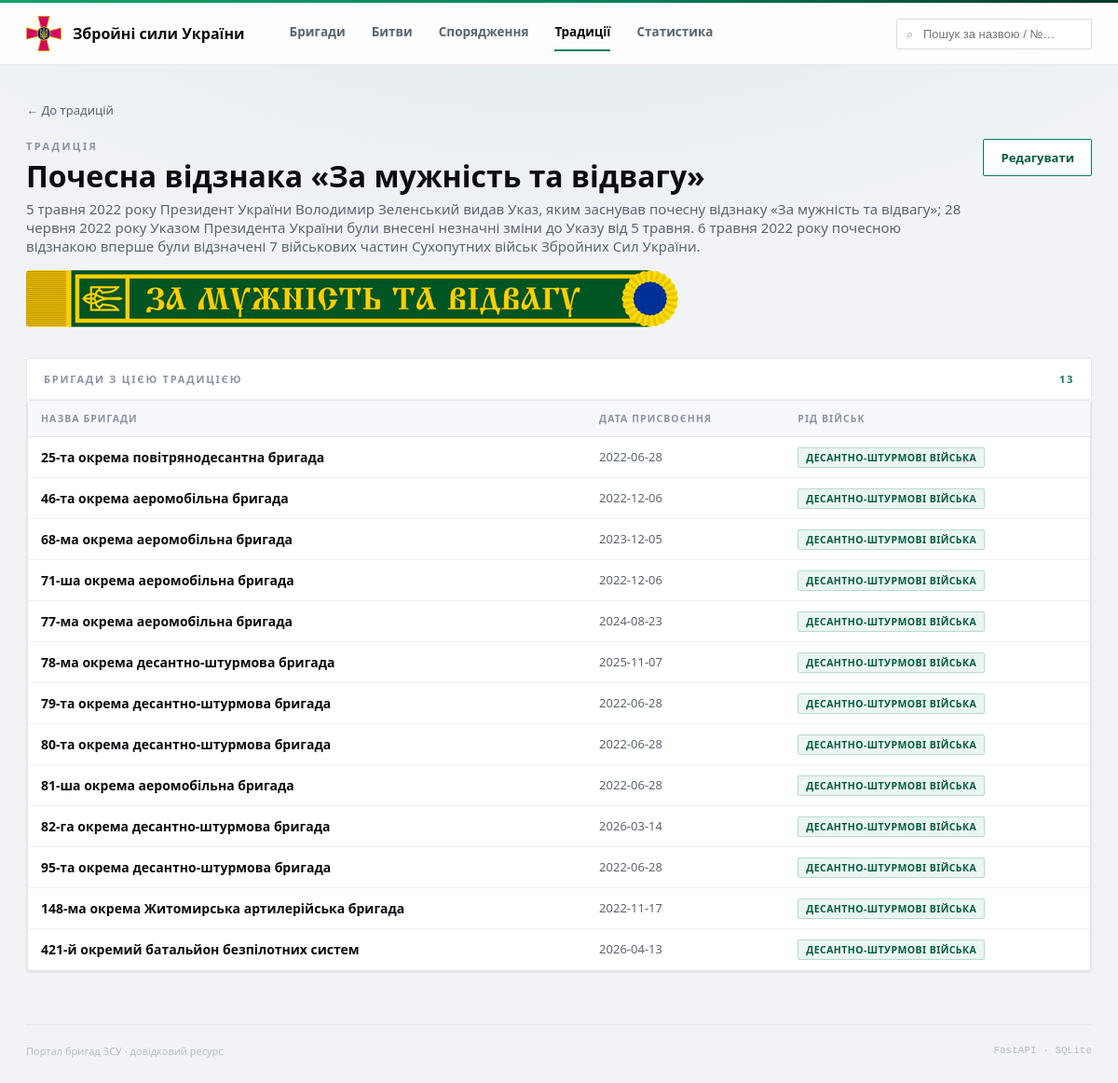
Page /traditions/1 on the earlier database version.
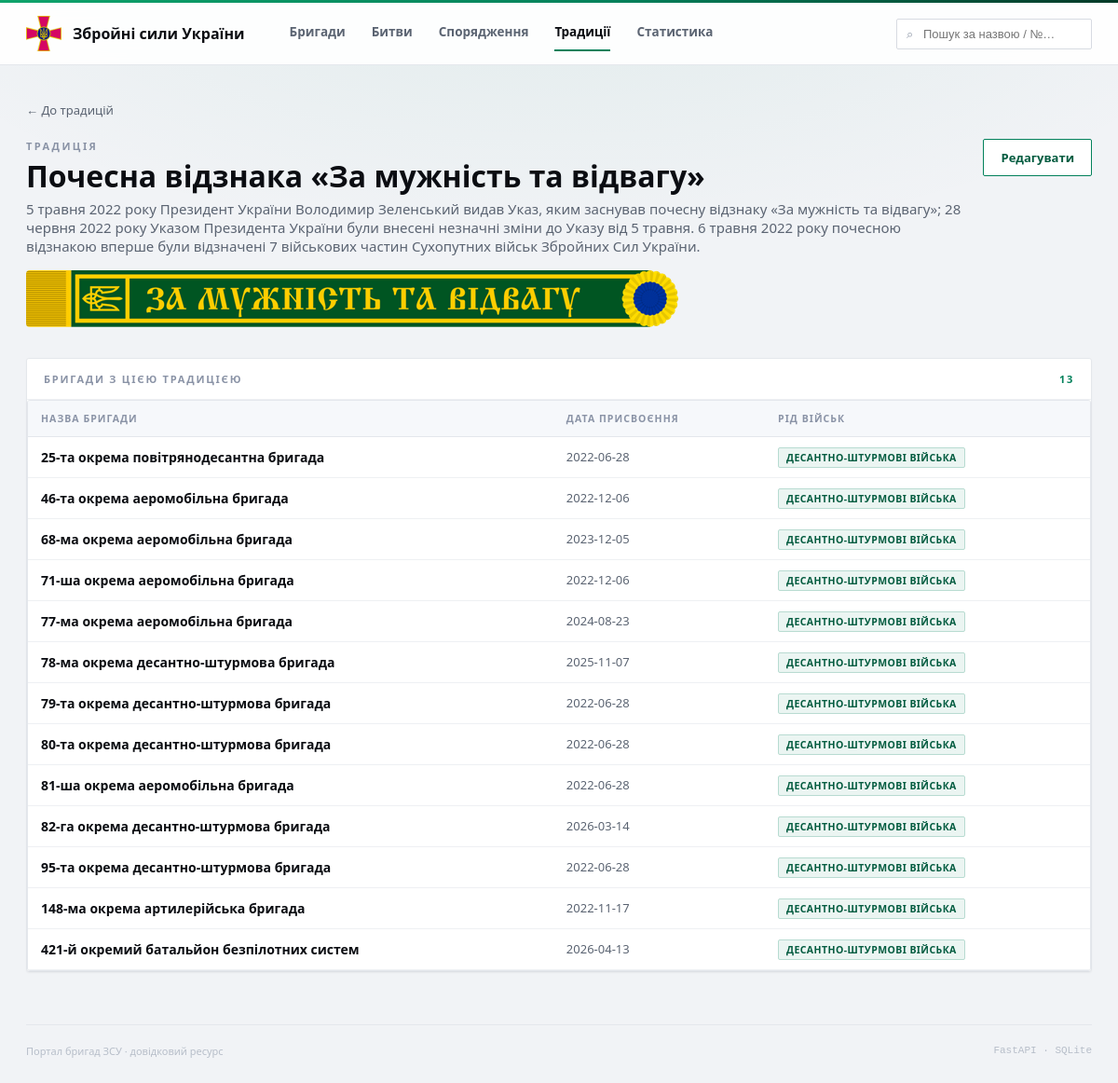
Same page on the later database version.
### tables this page shows
CREATE TABLE brigade_traditions (
    brigade_id      INTEGER NOT NULL REFERENCES brigades (brigade_id),
    tradition_id    INTEGER NOT NULL REFERENCES traditions (tradition_id),
    date_assigned   DATE,
    created_at      TIMESTAMP NOT NULL DEFAULT CURRENT_TIMESTAMP, unit_name TEXT, photo TEXT,
    PRIMARY KEY (brigade_id, tradition_id)
);

CREATE TABLE brigades (
    brigade_id               INTEGER PRIMARY KEY,
    name                     TEXT NOT NULL,
    description              TEXT,
    military_branch_id       INTEGER REFERENCES military_branches (branch_id),
    corps_id                 INTEGER REFERENCES army_corps (corps_id),
    territorial_command_id   INTEGER REFERENCES territorial_commands (command_id),
    troop_type_id            INTEGER REFERENCES troop_types (type_id),
    formed_date              DATE,
    flag_date                DATE,
    location_id              INTEGER REFERENCES locations (location_id),
    emblem_file              TEXT,
    created_at               TIMESTAMP NOT NULL DEFAULT CURRENT_TIMESTAMP,
    updated_at               TIMESTAMP NOT NULL DEFAULT CURRENT_TIMESTAMP,
    CHECK (formed_date IS NULL OR flag_date IS NULL OR formed_date <= flag_date)
);

CREATE TABLE military_branches (
    branch_id      INTEGER PRIMARY KEY,
    branch_name    TEXT NOT NULL UNIQUE,
    created_at     TIMESTAMP NOT NULL DEFAULT CURRENT_TIMESTAMP,
    updated_at     TIMESTAMP NOT NULL DEFAULT CURRENT_TIMESTAMP
);

### app/routers/traditions.py (the view)
@router.get("/{tradition_id}")
def tradition_detail(tradition_id: int, request: Request, db: sqlite3.Connection = Depends(get_db)):
    tradition = db.execute(
        "SELECT * FROM traditions WHERE tradition_id = ?", (tradition_id,)
    ).fetchone()
    brigades = db.execute(
        """SELECT b.brigade_id, b.name, mb.branch_name, ac.corps_name,
                  bt.date_assigned, bt.unit_name
           FROM brigade_traditions bt
           JOIN brigades b ON bt.brigade_id = b.brigade_id
           LEFT JOIN military_branches mb ON b.military_branch_id = mb.branch_id
           LEFT JOIN army_corps ac ON b.corps_id = ac.corps_id
           WHERE bt.tradition_id = ?
           ORDER BY CAST(b.name AS INTEGER), b.name""",
        (tradition_id,),
    ).fetchall()
    return templates.TemplateResponse(
        request,
        "tradition_detail.html",
        {"tradition": tradition, "brigades": brigades},
    )

### app/templates/tradition_detail.html (shortened to what this page needs)
{% extends "base.html" %}
{% block content %}
<a class="back-link" href="/traditions">← До традицій</a>
<div class="detail-head">
  <div class="detail-head__main">
    <div class="detail-eyebrow">Традиція</div>
    <h1>{{ tradition.title }}</h1>
    {% if tradition.description %}<div class="sub" style="margin-top:8px">{{ tradition.description }}</div>{% endif %}
    {% if tradition.photo %}
      <div style="margin-top:16px">
        <img src="/static/img/{{ tradition.photo }}" alt="{{ tradition.title }}"
             style="max-width:100%;height:auto;border-radius:4px">
      </div>
    {% endif %}
  </div>
  <a class="btn-outline" href="/traditions/{{ tradition.tradition_id }}/edit">Редагувати</a>
</div>
<div class="panel">
  <div class="panel__head">
    <span>Бригади з цією традицією</span>
    <span class="mono" style="color:var(--green)">{{ brigades|length }}</span>
  </div>
  {% if brigades %}
    <div class="table-wrap">
      <table class="brigades-table">
        <thead>
          <tr>
            <th>Назва бригади</th>
            <th>Дата присвоєння</th>
            <th>Рід військ</th>
          </tr>
        </thead>
        <tbody>
          {% for b in brigades %}
            <tr onclick="location.href='/brigades/{{ b.brigade_id }}'">
              <td class="cell-name"><b>{{ b.name }}</b></td>
              <td class="mono">{{ b.date_assigned or '—' }}</td>
              <td><span class="tag tag--branch">{{ b.branch_name or '—' }}</span></td>
            </tr>
          {% endfor %}
        </tbody>
      </table>
    </div>
  {% else %}
    <div class="empty">Жодна бригада ще не має цієї традиції.</div>
  {% endif %}
</div>
{% endblock %}

Differences in the rows shown:
changed through a linked row, brigade_traditions: name "148-ма окрема Житомирська артилерійська бригада" → "148-ма окрема артилерійська бригада"
